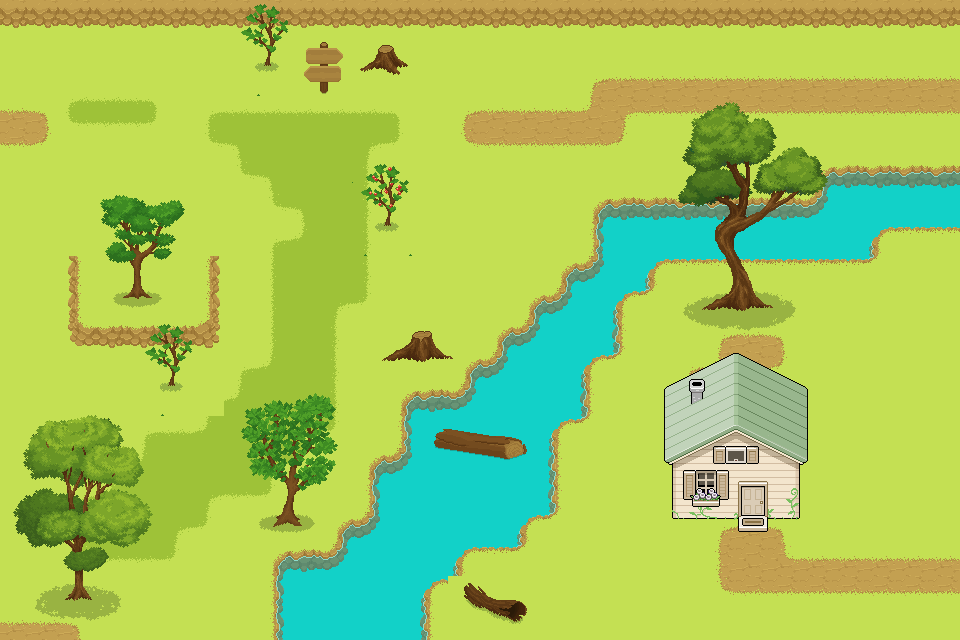

This is a level from a 2D game, rendered from its Tiled map with the project's own tilesets. A one-line summary and the map file follow, with tile-layer data summarised:
An orthogonal 30x20 tile map with 32x32 px tiles, 6 tile layers (ground1, ground2, タイルレイヤー2, houses, ...), 3 tilesets.

<map version="1.10" tiledversion="1.11.2" orientation="orthogonal" renderorder="right-down" width="30" height="20" tilewidth="32" tileheight="32" infinite="0" nextlayerid="7" nextobjectid="1">
 <editorsettings>
  <export target="../plains.csv" format="csv" />
 </editorsettings>
 <tileset firstgid="1" source="plains.tsx" />
 <tileset firstgid="157" source="deco.tsx" />
 <tileset firstgid="589" source="houses.tsx" />
 <layer id="1" name="ground1" width="30" height="20">
  <data>[600 cells, 600 non-empty, 8 distinct tile ids]</data>
 </layer>
 <layer id="4" name="ground2" width="30" height="20">
  <data>[600 cells, 328 non-empty, 37 distinct tile ids]</data>
 </layer>
 <layer id="2" name="タイルレイヤー2" width="30" height="20">
  <data>[600 cells, 9 non-empty, 5 distinct tile ids]</data>
 </layer>
 <layer id="6" name="houses" width="30" height="20">
  <data>[600 cells, 36 non-empty, 36 distinct tile ids]</data>
 </layer>
 <layer id="3" name="folliage" width="30" height="20">
  <data>[600 cells, 123 non-empty, 118 distinct tile ids]</data>
 </layer>
 <layer id="5" name="folliage2" width="30" height="20">
  <data>[600 cells, 36 non-empty, 36 distinct tile ids]</data>
 </layer>
</map>
